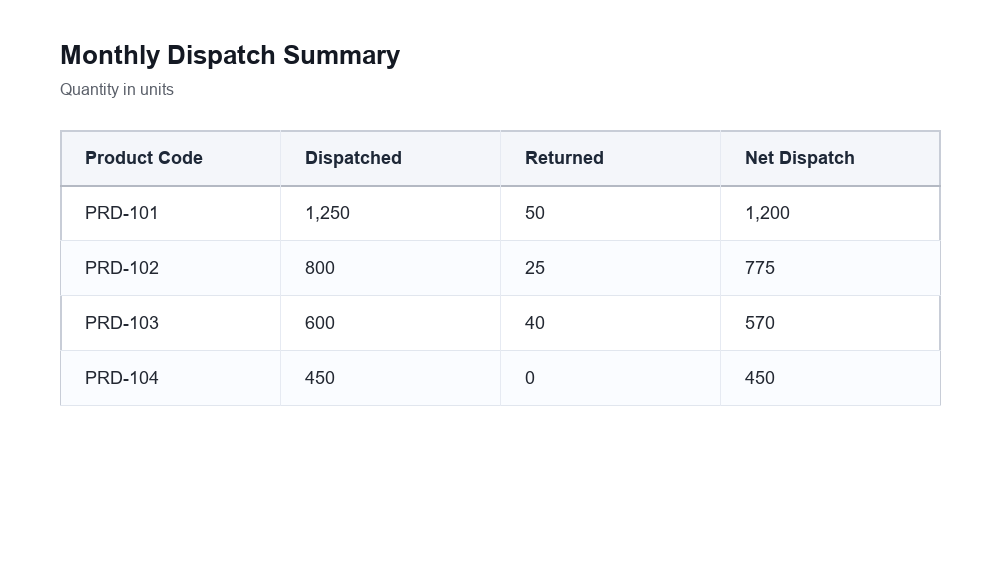
#> input picture data/sample_a_baseline.png, 1000 x 580 px
$ python -i preprocessor.py   (imports and definitions only)
#> lines starting #> are read from the running program, lines starting #| are printed output that depends on the picture; after the words box and inside, x2 and y2 are one past the last pixel; in counts of white or black regions, pixels touching at a corner belong together
"""
pipeline/preprocessor.py
Adaptive image preprocessing for table OCR:
- Dynamic contrast enhancement (CLAHE) applied selectively when low dynamic range is detected
- Hough line-based skew estimation and affine rotation correction
- Preserves raw gradient anti-aliasing for neural OCR models
"""

import math
from typing import Tuple
import cv2
import numpy as np


class ImagePreprocessor:
    """Preprocesses photographed or scanned table images adaptively."""

    def __init__(
        self,
        min_skew_angle_deg: float = 0.5,
        low_contrast_std_thresh: float = 15.0,
    ):
        self.min_skew_angle_deg = min_skew_angle_deg
        self.low_contrast_std_thresh = low_contrast_std_thresh

    def load_image(self, image_path: str) -> np.ndarray:
        """Loads an image from file path as BGR / RGB numpy array."""
        img = cv2.imread(image_path)
        if img is None:
            raise FileNotFoundError(f"Could not load image from: {image_path}")
        return img

    def estimate_skew(self, gray: np.ndarray) -> float:
        """
        Estimates skew angle in degrees using Probabilistic Hough Transform on horizontal lines.
        Returns estimated angle in degrees (-45.0 to +45.0).
        Positive angle means rotated counter-clockwise.
        """
        # Canny edge detection
        edges = cv2.Canny(gray, 50, 150, apertureSize=3)

        # Detect line segments
        lines = cv2.HoughLinesP(
            edges,
            rho=1,
            theta=np.pi / 180,
            threshold=80,
            minLineLength=60,
            maxLineGap=10,
        )

        angles = []
        if lines is not None:
            for line in lines:
                x1, y1, x2, y2 = line[0]
                dx = x2 - x1
                dy = y2 - y1
                if dx == 0:
                    continue
                angle_deg = math.degrees(math.atan2(dy, dx))
                # Only keep near-horizontal lines within +/- 30 degrees
                if abs(angle_deg) <= 30.0:
                    angles.append(angle_deg)

        if len(angles) >= 3:
            return float(np.median(angles))

        # Secondary fallback: Minimum Area Bounding Box on thresholded text components
        _, thresh = cv2.threshold(gray, 0, 255, cv2.THRESH_BINARY_INV + cv2.THRESH_OTSU)
        coords = np.column_stack(np.where(thresh > 0))
        if len(coords) > 100:
            rect = cv2.minAreaRect(coords)
            angle = rect[-1]
            if angle < -45:
                angle = -(90 + angle)
            elif angle > 45:
                angle = 90 - angle
            if abs(angle) <= 30:
                return float(angle)

        return 0.0

    def rotate_image(self, img: np.ndarray, angle_deg: float) -> np.ndarray:
        """
        Rotates image around its center by angle_deg with white background border replication.
        """
        h, w = img.shape[:2]
        center = (w / 2, h / 2)

        rot_mat = cv2.getRotationMatrix2D(center, angle_deg, 1.0)
        # Calculate new bounding dimensions to avoid clipping
        cos = np.abs(rot_mat[0, 0])
        sin = np.abs(rot_mat[0, 1])
        new_w = int((h * sin) + (w * cos))
        new_h = int((h * cos) + (w * sin))

        rot_mat[0, 2] += (new_w / 2) - center[0]
        rot_mat[1, 2] += (new_h / 2) - center[1]

        rotated = cv2.warpAffine(
            img,
            rot_mat,
            (new_w, new_h),
            flags=cv2.INTER_CUBIC,
            borderMode=cv2.BORDER_CONSTANT,
            borderValue=(255, 255, 255),
        )
        return rotated

    def preprocess(self, img_input: np.ndarray) -> Tuple[np.ndarray, dict]:
        """
        Runs adaptive preprocessing:
        1. Checks contrast standard deviation; applies CLAHE if contrast is low.
        2. Detects skew angle; corrects rotation if > min_skew_angle_deg.
        Returns:
            (preprocessed_bgr_img, metadata_dict)
        """
        h_orig, w_orig = img_input.shape[:2]
        img = img_input.copy()

        # Convert to grayscale for analysis
        gray = cv2.cvtColor(img, cv2.COLOR_BGR2GRAY) if len(img.shape) == 3 else img.copy()

        # 1. Dynamic Contrast Assessment
        intensity_std = float(np.std(gray))
        contrast_boost_applied = False

        if intensity_std < self.low_contrast_std_thresh:
            # Low contrast detected (e.g. Version B flat scan) -> Apply CLAHE
            clahe = cv2.createCLAHE(clipLimit=2.5, tileGridSize=(8, 8))
            if len(img.shape) == 3:
                # Convert to LAB color space to preserve color balance while boosting luminance
                lab = cv2.cvtColor(img, cv2.COLOR_BGR2LAB)
                l_channel, a_channel, b_channel = cv2.split(lab)
                l_enhanced = clahe.apply(l_channel)
                lab_enhanced = cv2.merge((l_enhanced, a_channel, b_channel))
                img = cv2.cvtColor(lab_enhanced, cv2.COLOR_LAB2BGR)
            else:
                img = clahe.apply(img)
            contrast_boost_applied = True
            gray = cv2.cvtColor(img, cv2.COLOR_BGR2GRAY) if len(img.shape) == 3 else img.copy()

        # 2. Skew Angle Detection
        skew_angle = self.estimate_skew(gray)
        rotation_corrected = False

        # OpenCV rotation is counter-clockwise for positive angles.
        # If Hough detected a positive tilt angle dy/dx, we rotate by -skew_angle to level it.
        if abs(skew_angle) >= self.min_skew_angle_deg:
            img = self.rotate_image(img, skew_angle)
            rotation_corrected = True

        metadata = {
            "original_width": w_orig,
            "original_height": h_orig,
            "contrast_std": round(intensity_std, 2),
            "contrast_enhancement_applied": contrast_boost_applied,
            "estimated_skew_degrees": round(skew_angle, 2),
            "rotation_corrected": rotation_corrected,
        }
        return img, metadata

>>> import cv2
>>> picture = cv2.imread('../data/sample_a_baseline.png')
#> picture is the input picture: shape (580, 1000, 3); mean B, G, R 251.3, 250.2, 249.6
>>> result = ImagePreprocessor().preprocess(picture)
#> in preprocess, `intensity_std = float(np.std(gray))`: intensity_std = 24.06
#> in estimate_skew, `edges = cv2.Canny(gray, 50, 150, apertureSize=3)`:
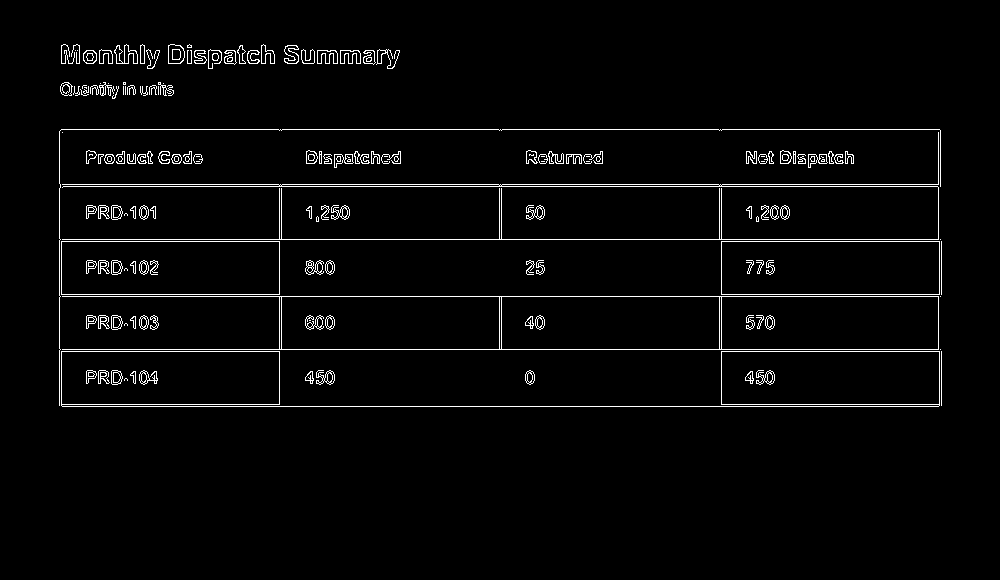
#> edges: shape (580, 1000); 2.9% white in thin lines or dots, all inside (x1, y1, x2, y2) = (59, 44, 942, 407)
#> in estimate_skew, `lines = cv2.HoughLinesP( edges, rho=1, theta=np.pi / 180, threshold=80..`: lines = 44 rows, first 6: [60, 186, 940, 186], [60, 239, 940, 239], [60, 296, 940, 296], [62, 406, 938, 406], [60, 184, 940, 184], [60, 349, 940, 349]
#> the loop in estimate_skew, `for line in lines:` made 44 passes
#> (x1, y1, x2, y2, dx, dy, angle_deg) on passes 1 to 12: (60, 186, 940, 186, 880, 0, 0), (60, 239, 940, 239, 880, 0, 0), (60, 296, 940, 296, 880, 0, 0), (62, 406, 938, 406, 876, 0, 0), (60, 184, 940, 184, 880, 0, 0), (60, 349, 940, 349, 880, 0, 0), (61, 129, 939, 129, 878, 0, 0), (721, 241, 941, 241, 220, 0, 0), (721, 294, 941, 294, 220, 0, 0), (721, 351, 941, 351, 220, 0, 0), (721, 404, 941, 404, 220, 0, 0), (306, 163, 400, 163, 94, 0, 0)
#> (x1, y1, x2, y2, dx, dy) on passes 13, 15, 16, 21: (59, 405, 59, 131, 0, -274), (279, 404, 279, 185, 0, -219), (721, 403, 721, 185, 0, -218), (938, 238, 938, 132, 0, -106)
#> after the loop in estimate_skew, `for line in lines:`: angles = 40 values, max 1.9 at index 27, min -1.09 at index 29, mean 0.00463
#> in preprocess, `skew_angle = self.estimate_skew(gray)`: skew_angle = 0
#> in preprocess, `metadata = { "original_width": w_orig, "original_height": h_orig, "con..`: metadata = {'original_width': 1000, 'original_height': 580, 'contrast_std': 24.06, 'contrast_enhancement_applied': False, 'estimated_skew_degrees': 0, 'rotation_corrected': False}
